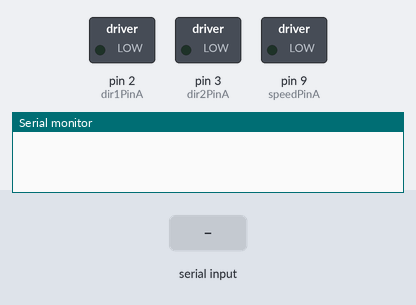
A sketch run on a simulated Arduino Uno, built with avr-gcc and run on an emulated ATmega328P. Shown: switched loads named in the sketch (green lamp = pin HIGH), the last lines printed to the serial monitor. The inputs (shaded band) are chosen by the test bench.

Above: at 1.2 s.
1.3 s: "1" received over Serial
At 1.7 s:
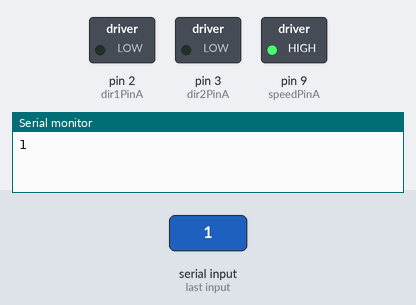
2.8 s: "w" received over Serial
At 4.0 s:
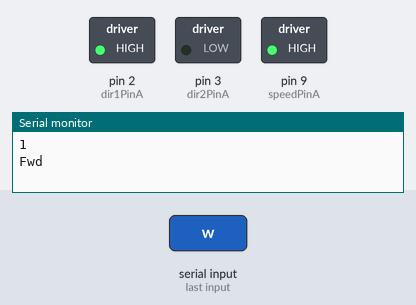
4.3 s: "s" received over Serial
At 5.2 s:
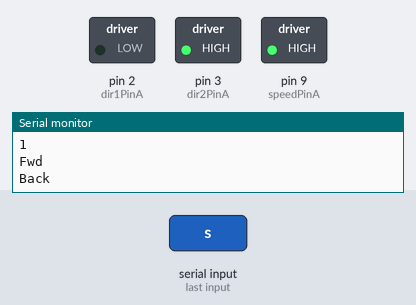
5.8 s: "1" received over Serial
At 6.3 s:
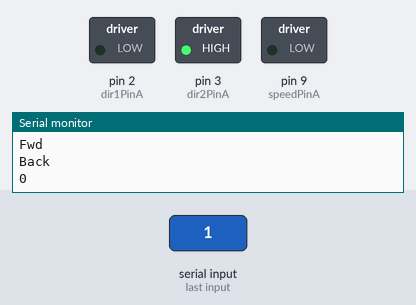
7.3 s: "w" received over Serial
At 8.7 s:
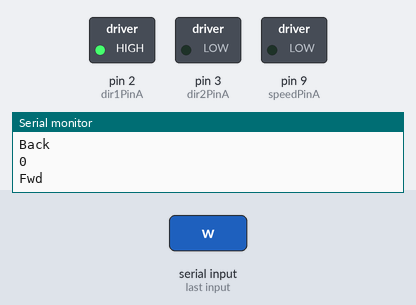
Timing chart, 0 to 9.8 s (numbered marks = the images above; inputs shaded):
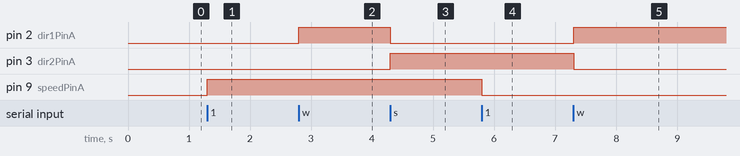

The sketch:

bb8_simple_driver.ino
```cpp
//very simple dc motor driver through l298 controller
//liz izatt

//REMINDER:  power lines to white motor cable + motor body for best results

int dir1PinA = 2;
int dir2PinA = 3;
int speedPinA = 9;

bool fwd = false;
bool back = false;

void setup() {
  Serial.begin(9600);

  pinMode(dir1PinA, OUTPUT);
  pinMode(dir2PinA, OUTPUT);
  pinMode(speedPinA, OUTPUT);

}

int state1 = 0;

void loop() {
  digitalWrite(speedPinA, state1 == 0? LOW : HIGH);
  digitalWrite(dir1PinA, fwd? HIGH : LOW);
  digitalWrite(dir2PinA, back? HIGH : LOW);

  if (Serial.available() > 0) {
    int inc = Serial.read();

    if (inc == 49) {
      state1 = (state1 + 1) % 2;
      Serial.println(String(state1));
    }

    else if (inc == 119) {
      fwd = !fwd;
      back = false;
        Serial.println(fwd? "Fwd" : "Stop");
    }
    else if (inc == 115) {
        fwd = false;
        back = !back;
        Serial.println(back? "Back" : "Stop");
    }
  }
}
```

Measured:
- after the input at 1.3 s, pin 9 (speedPinA): LOW → HIGH at once
- after the input at 2.8 s, pin 2 (dir1PinA): LOW → HIGH at once
- after the input at 4.3 s, pin 2 (dir1PinA): HIGH → LOW at once; pin 3 (dir2PinA): LOW → HIGH at once
- after the input at 5.8 s, pin 9 (speedPinA): HIGH → LOW at once
- after the input at 7.3 s, pin 2 (dir1PinA): LOW → HIGH at once; pin 3 (dir2PinA): HIGH → LOW at once
